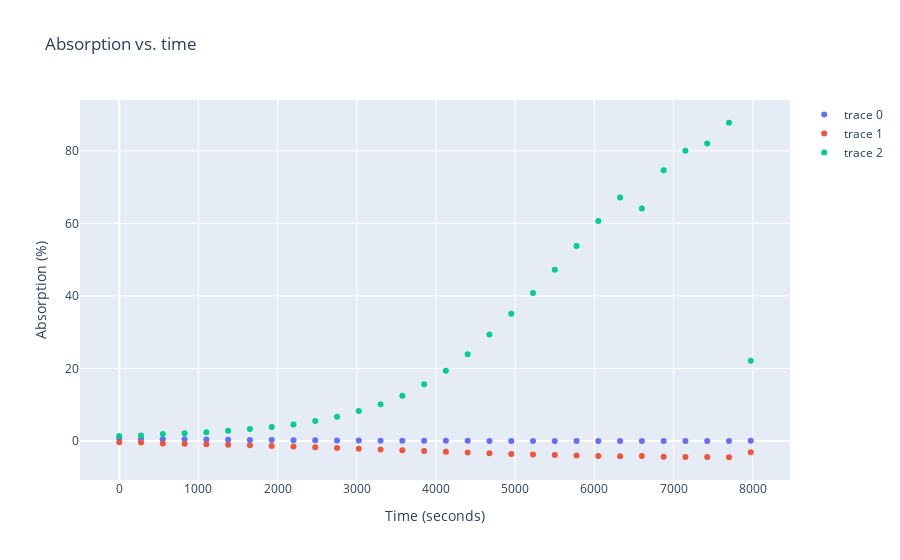

The cell this chart's notebook holds for it:
### Code cell
# plotting multiple datasets on one graph
# While it does not make sense for this dataset: 
    
data4 = [trace1, trace2, trace3] # We could include more than just one trace here

fig4 = go.Figure(data4, layout=layout1)
iplot(fig4)
